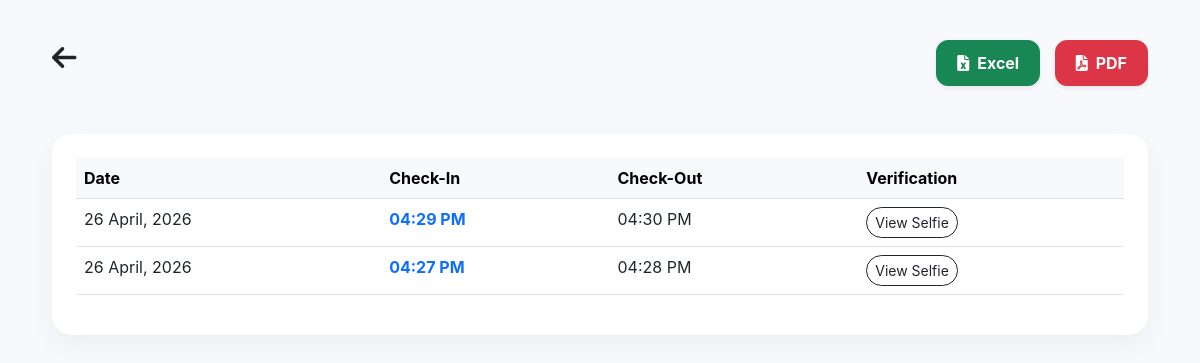
/my-attendance (signed in), run on the app's committed database.
### app.py (models this page shows)
class Attendance(db.Model):
    id = db.Column(db.Integer, primary_key=True)
    user_id = db.Column(db.Integer, db.ForeignKey('user.id'))
    emp_full_name = db.Column(db.String(160))
    check_in = db.Column(db.DateTime, default=datetime.now)
    check_out = db.Column(db.DateTime, nullable=True)
    location_in = db.Column(db.String(255))
    location_out = db.Column(db.String(255))
    selfie = db.Column(db.String(255))
    total_seconds = db.Column(db.Integer, default=0)

### app.py (the view)
@app.route('/my-attendance')
@app.route('/daily-login-hrs')
@login_required
def reports():
    logs = Attendance.query.filter_by(
        user_id=current_user.id
    ).order_by(Attendance.id.desc()).all()
    return render_template('attendance_view.html', logs=logs)

### app.py (called while the page is built)
@login_manager.user_loader
def load_user(user_id):
    return User.query.get(int(user_id))

### templates/attendance_view.html (shortened to what this page needs)
<!DOCTYPE html>
<html>
<head>
    <link href="https://cdn.jsdelivr.net/npm/bootstrap@5.3.0/dist/css/bootstrap.min.css" rel="stylesheet">
    <link rel="stylesheet" href="https://cdnjs.cloudflare.com/ajax/libs/font-awesome/6.0.0/css/all.min.css">
</head>
<body>
    <div class="container">
        <div class="d-flex justify-content-between align-items-center mb-5">
            <h3 class="fw-bold"><a href="/dashboard" class="text-dark text-decoration-none me-3"><i class="fa fa-arrow-left"></i></a> {{ title }}</h3>
            <div>
                <a href="/download/excel" class="btn btn-success btn-export shadow-sm"><i class="fa fa-file-excel me-2"></i>Excel</a>
                <a href="/download/pdf" class="btn btn-danger btn-export shadow-sm"><i class="fa fa-file-pdf me-2"></i>PDF</a>
            </div>
        </div>
        <div class="card p-4 overflow-hidden">
            <table class="table table-hover">
                <thead class="table-light">
                    <tr><th>Date</th><th>Check-In</th><th>Check-Out</th><th>Verification</th></tr>
                </thead>
                <tbody>
                    {% for log in logs %}
                    <tr>
                        <td>{{ log.check_in.strftime('%d %B, %Y') }}</td>
                        <td class="fw-bold text-primary">{{ log.check_in.strftime('%I:%M %p') }}</td>
                        <td>{{ log.check_out.strftime('%I:%M %p') if log.check_out else '--:--' }}</td>
                        <td><a href="/static/uploads/{{ log.selfie }}" target="_blank" class="btn btn-sm btn-outline-dark rounded-pill">View Selfie</a></td>
                    </tr>
                    {% endfor %}
                </tbody>
            </table>
        </div>
    </div>
</body>
</html>

### templates/attendance_view.html (style rules this page uses)
body { background: #f8f9fc; padding: 40px; font-family: 'Inter', sans-serif; }
.card { border: none; border-radius: 20px; box-shadow: 0 10px 30px rgba(0,0,0,0.05); }
.btn-export { border-radius: 12px; font-weight: bold; margin-left: 10px; padding: 10px 20px; }

### data on the page
Attendance: check_in "26 April, 2026", check_in "04:29 PM", check_out "04:30 PM"
Attendance: check_in "26 April, 2026", check_in "04:27 PM", check_out "04:28 PM"
